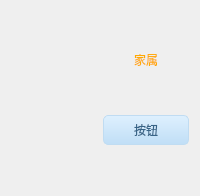
    <widget class="QFrame" name="frame7">
     <property name="styleSheet">
      <string notr="true">QFrame #frame7
{
background:transparent;border:1px solid white;
}</string>
     </property>
     <layout class="QGridLayout" name="gridLayout_8">
      <item row="3" column="1">
       <widget class="QPushButton" name="FamilySwitch">
        <property name="sizePolicy">
         <sizepolicy hsizetype="Preferred" vsizetype="Preferred">
          <horstretch>0</horstretch>
          <verstretch>0</verstretch>
         </sizepolicy>
        </property>
        <property name="minimumSize">
         <size>
          <width>50</width>
          <height>27</height>
         </size>
        </property>
        <property name="maximumSize">
         <size>
          <width>150</width>
          <height>90</height>
         </size>
        </property>
        <property name="styleSheet">
         <string notr="true">QPushButton,.QToolButton{
border-style:none;
border:1px solid #C0DCF2;
color:#386487;
padding:5px;
min-height:15px;
border-radius:5px;
background:qlineargradient(spread:pad,x1:0,y1:0,x2:0,y2:1,stop:0 #DEF0FE,stop:1 #C0DEF6);
font: 10pt &quot;迷你简小标宋&quot;;
}

QPushButton:hover,.QToolButton:hover{
background:qlineargradient(spread:pad,x1:0,y1:0,x2:0,y2:1,stop:0 #F2F9FF,stop:1 #DAEFFF);
}

QPushButton:pressed,.QToolButton:pressed{
background:qlineargradient(spread:pad,x1:0,y1:0,x2:0,y2:1,stop:0 #DEF0FE,stop:1 #C0DEF6);
}</string>
        </property>
        <property name="text">
         <string>按钮</string>
        </property>
       </widget>
      </item>
      <item row="1" column="0" rowspan="3">
       <widget class="QLabel" name="family">
        <property name="minimumSize">
         <size>
          <width>80</width>
          <height>80</height>
         </size>
        </property>
        <property name="maximumSize">
         <size>
          <width>180</width>
          <height>200</height>
         </size>
        </property>
        <property name="text">
         <string/>
        </property>
        <property name="pixmap">
         <pixmap resource="../../../map.qrc">:/res/Baidu_JS/LOGO_BLACK/家属.png</pixmap>
        </property>
        <property name="scaledContents">
         <bool>true</bool>
        </property>
       </widget>
      </item>
      <item row="1" column="1" alignment="Qt::AlignHCenter">
       <widget class="QLabel" name="label_14">
        <property name="styleSheet">
         <string notr="true">font: 12pt &quot;迷你简行楷碑&quot;;
color: rgb(255, 170, 0);</string>
        </property>
        <property name="text">
         <string>家属</string>
        </property>
       </widget>
      </item>
      <item row="2" column="1">
       <spacer name="verticalSpacer_22">
        <property name="orientation">
         <enum>Qt::Vertical</enum>
        </property>
        <property name="sizeHint" stdset="0">
         <size>
          <width>20</width>
          <height>40</height>
         </size>
        </property>
       </spacer>
      </item>
      <item row="0" column="1">
       <spacer name="verticalSpacer_23">
        <property name="orientation">
         <enum>Qt::Vertical</enum>
        </property>
        <property name="sizeHint" stdset="0">
         <size>
          <width>20</width>
          <height>40</height>
         </size>
        </property>
       </spacer>
      </item>
      <item row="4" column="1">
       <spacer name="verticalSpacer_24">
        <property name="orientation">
         <enum>Qt::Vertical</enum>
        </property>
        <property name="sizeHint" stdset="0">
         <size>
          <width>20</width>
          <height>40</height>
         </size>
        </property>
       </spacer>
      </item>
     </layout>
    </widget>
